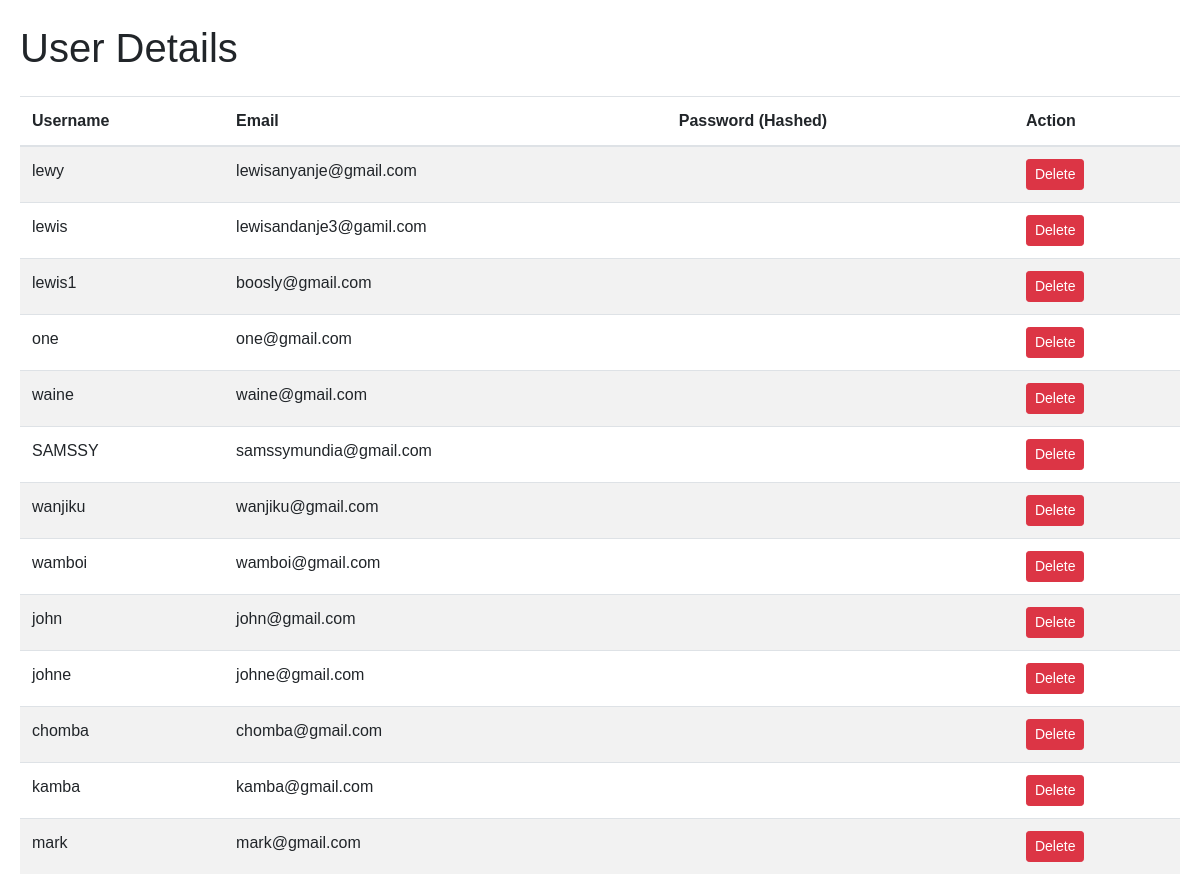
The app's page /View_users (signed in), older data.
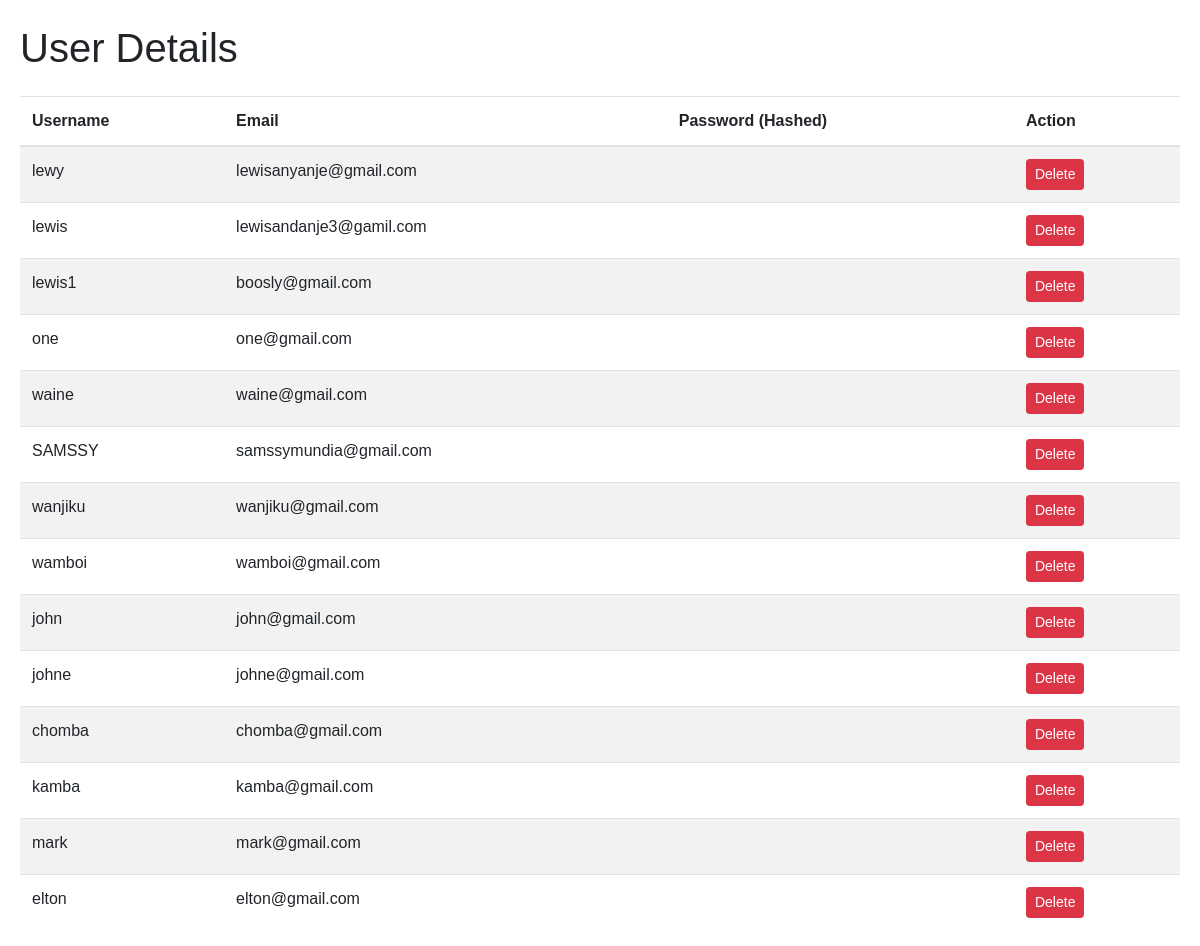
The same page, newer data.
### main.py (models this page shows, shortened)
class User(db.Model, UserMixin):
    id = db.Column(db.Integer, primary_key=True)
    username = db.Column(db.String(20), unique=True, nullable=False)
    email = db.Column(db.String(120), unique=True, nullable=False)
    password_hash = db.Column(db.String(128), nullable=False)
    is_admin = db.Column(db.Boolean, default=False)

### main.py (the view)
@app.route('/View_users')
@login_required
def view_users():
    users = User.query.all()
    return render_template('Admin/view_users.html', users=users)

### main.py (called while the page is built)
@login_manager.user_loader
def load_user(user_id):
    return User.query.get(int(user_id))

### templates/Admin/view_users.html (shortened to what this page needs)
<!DOCTYPE html>
<html lang="en">
<head>
    <link href="https://maxcdn.bootstrapcdn.com/bootstrap/4.0.0/css/bootstrap.min.css" rel="stylesheet">
    <link href="https://cdnjs.cloudflare.com/ajax/libs/font-awesome/5.15.3/css/all.min.css" rel="stylesheet">
    <link href="https://cdnjs.cloudflare.com/ajax/libs/animate.css/3.7.2/animate.min.css" rel="stylesheet">
    <link rel="stylesheet" type="text/css" href="{{ url_for('static', filename='css/index.css') }}">
</head>
<body>
<div class="container">
    <div class="row">
        <div class="col-md-12">
            <h1 class="my-4">User Details</h1>
            <table class="table table-striped">
                <thead>
                    <tr>
                        <th>Username</th>
                        <th>Email</th>
                        <th>Password (Hashed)</th>
                        <th>Action</th>
                    </tr>
                </thead>
                <tbody>
                    {% for user in users %}
                    <tr id="user-{{ user.id }}">
                        <td>{{ user.username }}</td>
                        <td>{{ user.email }}</td>
                        <td>{{ user.password }}</td>
                        <td>
                            <button class="btn btn-danger btn-sm" onclick="deleteUser('{{ user.id }}')">Delete</button>
                        </td>
                    </tr>
                    {% endfor %}
                </tbody>
            </table>
        </div>
    </div>
</div>
</body>
</html>

### static/css/index.css (style rules this page uses)
body { margin: 0; font-family: Arial, sans-serif; }
.btn, .btn:focus { outline: none !important; -webkit-box-shadow: none; box-shadow: none; }
.container { max-width: 1200px; margin: 0 auto; padding: 0 20px; }

Row changes from the older to the newer data that the page shows:
added User: username "elton", email "elton@gmail.com"
